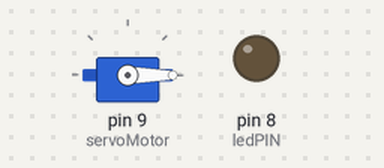
Simulated run of this sketch. Board: Arduino Uno, built with avr-gcc and run on an emulated ATmega328P. On the bench: servo, output pins drawn as LEDs (lit = HIGH).

Above: at 1.25 s.
At 8.2 s:
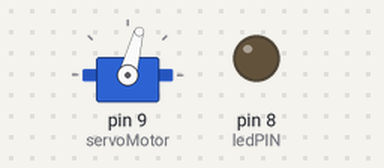
Timing chart, 0 to 9.3 s (numbered marks = the images above):
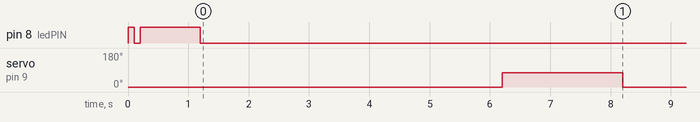

Measured:
- by itself, servo on pin 9 (servoMotor): alternates 75° for 2.0 s and 0° for 5.0 s

The sketch:

servobanda.ino
```cpp
#include <Wire.h>
#include <Servo.h>

// Declaramos la variable para controlar el servo
Servo servoMotor;

const int ledPIN = 8;


void setup() {


    // Iniciamos el servo para que empiece a trabajar con el pin 9
  servoMotor.attach(9);
  servoMotor.write(0);

   pinMode(ledPIN , OUTPUT);  //definir pin como salida
   digitalWrite(ledPIN , HIGH);    // poner el Pin en LOW
   delay(100);
      digitalWrite(ledPIN , LOW);    // poner el Pin en LOW
   delay(100);
   digitalWrite(ledPIN , HIGH);    // poner el Pin en LOW
   delay(1000);
      digitalWrite(ledPIN , LOW);    // poner el Pin en LOW


}

void loop() {


delay(5000);
    servoMotor.write(75);
delay(2000);
    servoMotor.write(0);

}
```
